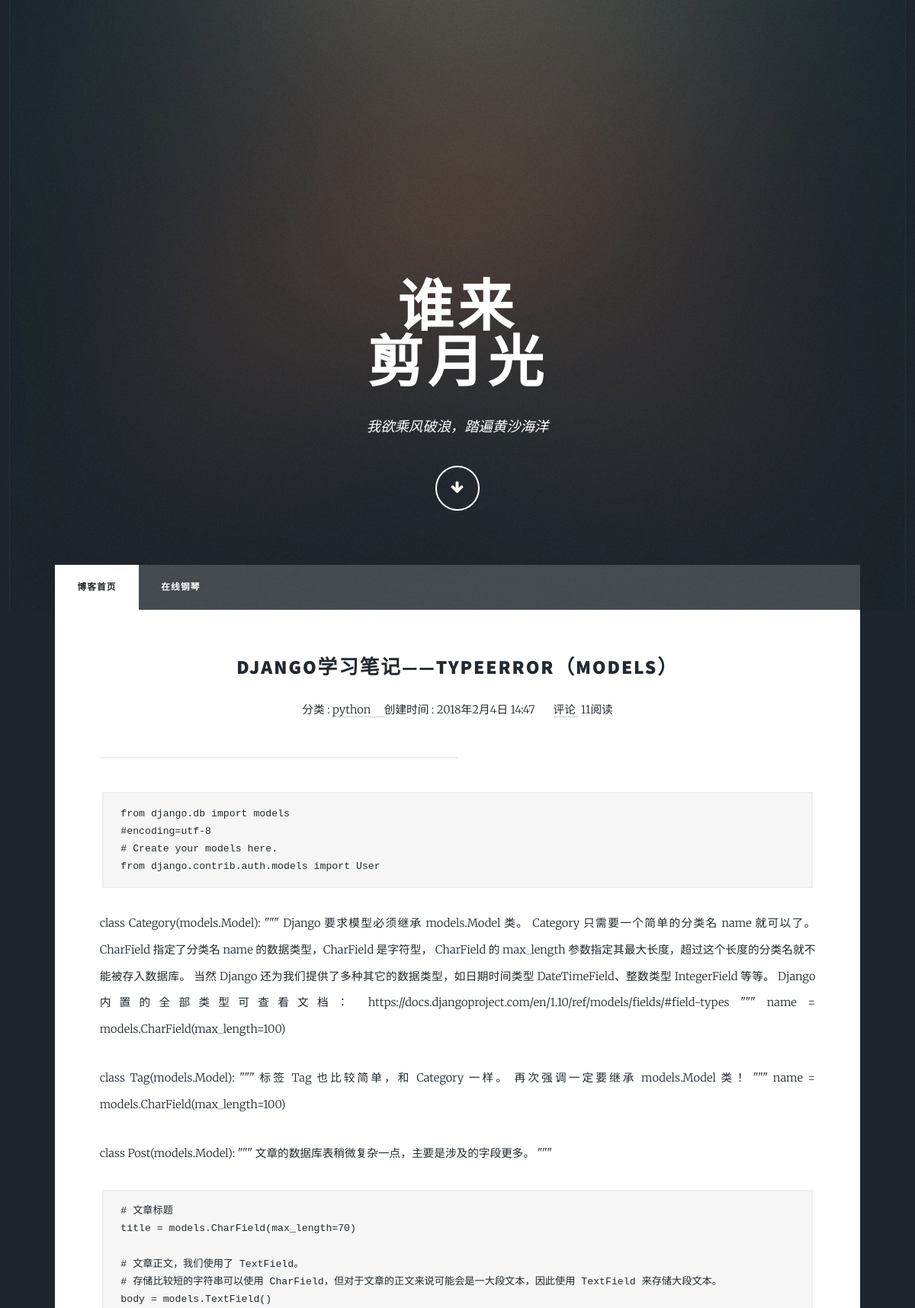
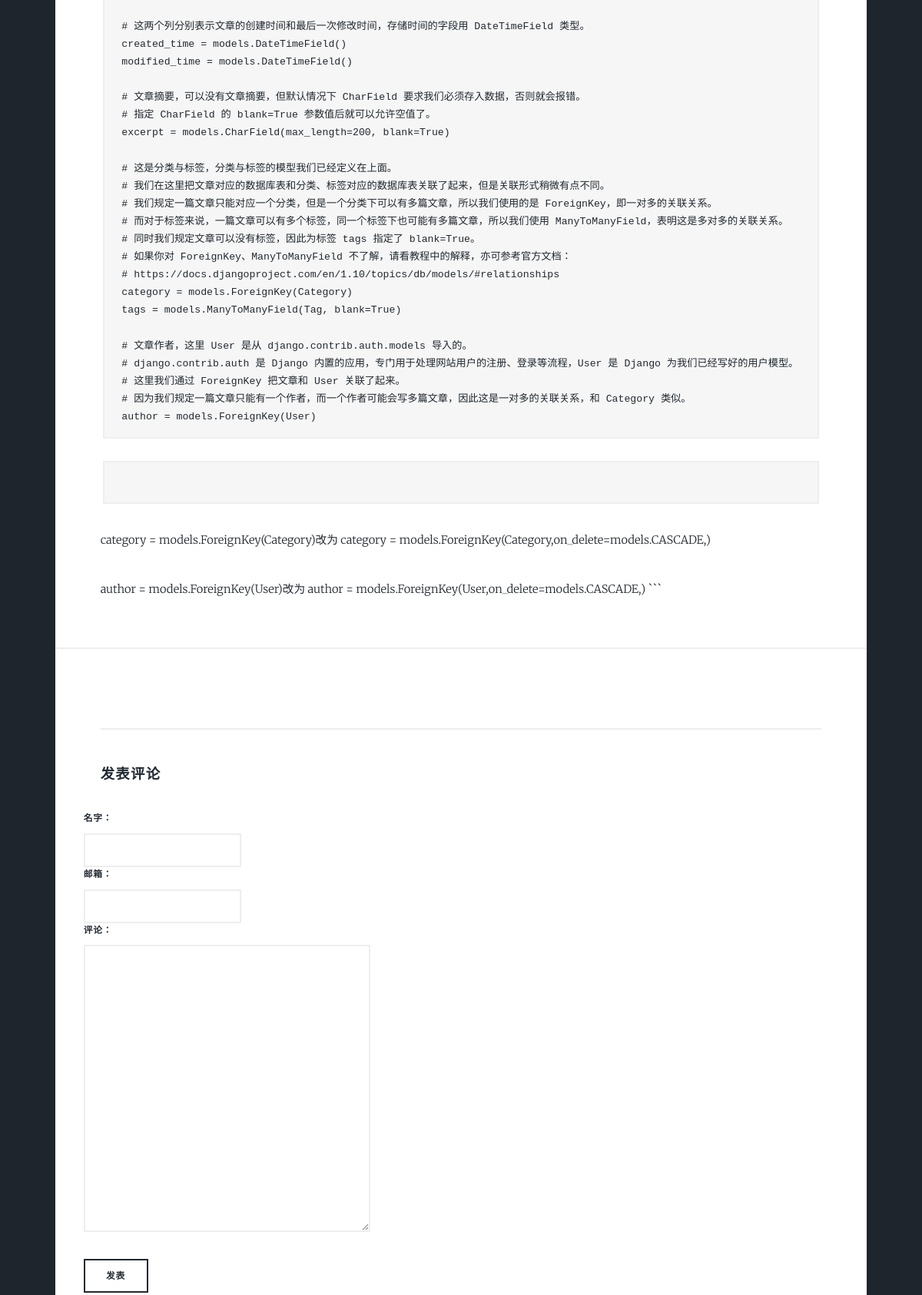
The app's page /5/ (upper part) with its own data (2 pictures, top to bottom).
### blog/models.py (models this page shows, shortened)
class Post(models.Model):
    class Meta:
        verbose_name = '文章'
        verbose_name_plural = verbose_name
    title = models.CharField(max_length=70)
    body = models.TextField()
    created_time = models.DateTimeField()
    modified_time = models.DateTimeField()
    excerpt = models.CharField(max_length=500, blank=True)
    category = models.ForeignKey(Category, verbose_name='分类', on_delete=models.CASCADE,)
    tags = models.ManyToManyField(Tag, verbose_name='标签', blank=True)
    author = models.ForeignKey(User, on_delete=models.CASCADE,)
    views=models.PositiveIntegerField(default=0)
    def get_absolute_url(self):
        return reverse('blog:detail', kwargs={'pk': self.pk})
    def increase_views(self):
        self.views += 1
        self.save(update_fields=['views'])

class Category(models.Model):
    class Meta:
        verbose_name = '分类'
        verbose_name_plural = verbose_name
    name = models.CharField('分类名', max_length=100)

### blog/views.py (the view)
# urls.py: path('<pk>/', detail, name='detail'),
def detail(request,pk):
    post=get_object_or_404(Post, pk=pk)
    post.increase_views()
    """这样我们在模板中展示 {{ post.body }} 的时候，就不再是原始的 Markdown 文本了，
    而是渲染过后的 HTML 文本。注意这里我们给 markdown 渲染函数传递了额外的
    参数 extensions，它是对 Markdown 语法的拓展，这里我们使用了三个拓展，
    分别是 extra、codehilite、toc。extra 本身包含很多拓展，而 codehilite
    是语法高亮拓展，这为我们后面的实现代码高亮功能提供基础，而 toc 则允许我们
    自动生成目录"""
    post.body=markdown.markdown(post.body,extensions=['markdown.extensions.extra','markdown.extensions.codehilite','markdown.extensions.toc',])
    form=CommentForm()
    comment_list=post.comment_set.all()
    context={'post':post, 'form':form, 'comment_list':comment_list}
    return render(request, 'detail.html',context=context)

### comments/forms.py
class CommentForm(forms.ModelForm):
    class Meta:
        model = Comment
        fields = ['name', 'email', 'text']

### templates/detail.html (shortened to what this page needs)
{% load staticfiles %}
{% load blog_tags %}
<!DOCTYPE HTML>
<html>
	<head>
		<link rel="stylesheet" href="{% static 'assets/css/main.css'%}" />
	</head>
	<body class="is-loading">
			<div id="wrapper" class="fade-in">
					<div id="intro">
						<h1>谁来<br />
						   剪月光</h1>
						<p>我欲乘风破浪，踏遍黄沙海洋</p>
						<ul class="actions">
							<li><a href="#header" class="button icon solo fa-arrow-down scrolly">Continue</a></li>
						</ul>
					</div>
					<header id="header">
					</header>
					<nav id="nav">
						<ul class="links">
							<li class="active"><a href="{% url 'blog:index'%}">博客首页</a></li>
							<li><a href="http://kaysonli.github.io/piano/dist/">在线钢琴</a></li>
						</ul>
					</nav>
					<div id="main">
                        <div class="content-body">
                            <div class="row">
                                    <article class="post post-{{ post.pk }}">
                                        <header class="entry-header">
                                            <h2 class="entry-title" align="center">
                                                <a href="{{ post.get_absolute_url }}">{{ post.title }}</a>
                                            </h2>
                                            <div class="entry-meta" align="center">
                                                <span class="post-category">分类 : <a href="#">{{ post.category.name }} &nbsp &nbsp </a></span>
                                                <span class="post-date"><time class="entry-date" datetime="{{ post.created_time }}">创建时间 : {{ post.created_time }} </time></span>
                                                <span class="comments-link"> &nbsp &nbsp &nbsp <a href="#"> 评论&nbsp</a></span>
                                                <span class="views-count">{{ post.views }}阅读</span>
                                            </div>
                                            <hr align="center" width="50%" />
                                        </header>
                                        <div class="entry-content clearfix" align="left">
                                            {{ post.body|safe }}
                                        </div>
                                    </article>
                            </div>
                        </div>
                        <section class="comment-area" id="comment-area">
        <hr>
        <h3>发表评论</h3><br>
        <form action="{% url 'comments:post_comment' post.pk %}" method="post" class="comment-form">
            <div class="row">
                <div class="col-md-4">
                    <label for="{{ form.name.id_for_label }}">名字：</label>
                    {{ form.name }}
                </div>
                <br>
                <div class="col-md-4">
                    <label for="{{ form.email.id_for_label }}">邮箱：</label>
                    {{ form.email }}
                </div>
                <br>
                <div class="col-md-12">
                    <label for="{{ form.text.id_for_label }}">评论：</label>
                    {{ form.text }}
                    <br>
                    <button type="submit" class="comment-btn">发表</button>
                </div>
            </div>
        </form>
 </section>
					</div>
			</div>
	</body>
</html>

### records on screen
Post: title "DJANGO学习笔记——TYPEERROR（MODELS）", category.name "python", created_time "2018年2月4日 14:47", views "11", body "from django.db import models #encoding=utf-8 # Create your models here. from django.contrib.auth.models import User class Category(models.Model): \"\"\" Django 要求模型必须继承 models.Model 类。 Category 只需要一个简单的分类名 name 就可以了。 CharField 指定了分类名 name 的数据类型，CharField 是字符型， CharField 的 max_length 参数指定其最大长度，超过这个长度的分类名就不能被存入数据库。 当然 Django 还为我们提供了多种其它的数据类型，如日期时间类型 DateTimeField、整数类型 IntegerField 等等。 Django 内置的全部类型可查看文档： https://docs.djangoproject.com/en/1.10/ref/models/fields/#field-types \"\"\" name = models.CharField(max_length=100) class Tag(models.Model): \"\"\" 标签 Tag 也比较简单，和 Category 一样。 再次强调一定要继承 models.Model 类！ \"\"\" name = models.CharField(max_length=100) class Post(models.Model): \"\"\"…"
